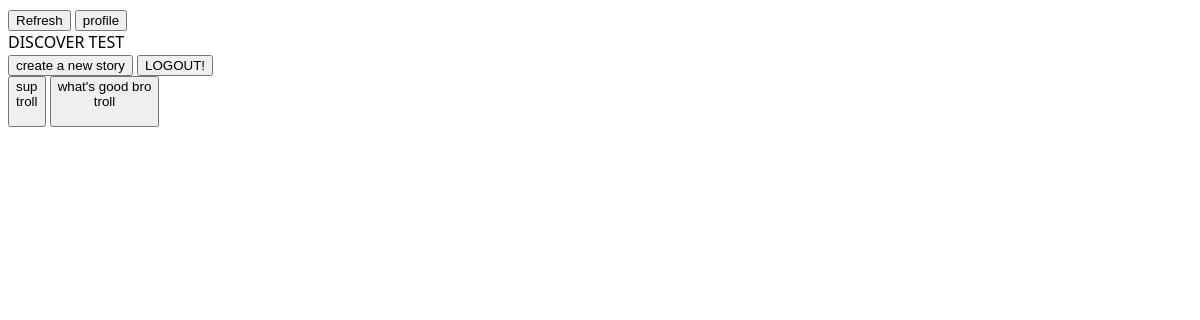
Page / (signed in) on the earlier database version.
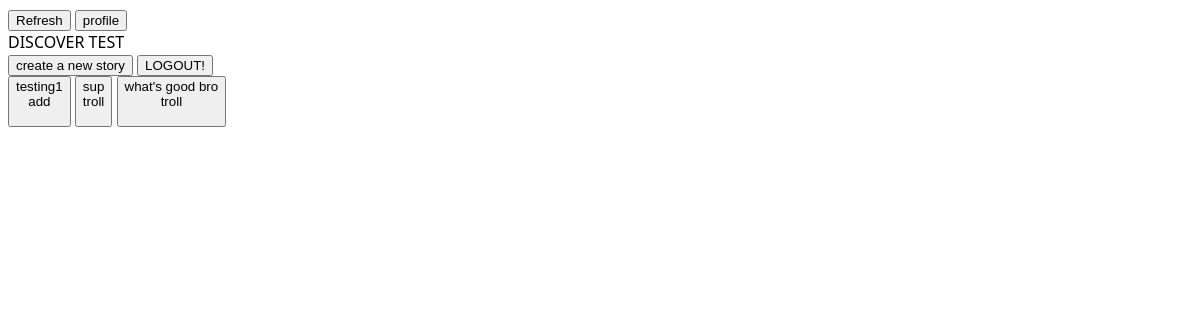
Same page on the later database version.
### tables this page shows
CREATE TABLE stories (id int, title text, creator text);

### __init__.py (the view)
@app.route('/')
def home():
    if 'username' in session:
        return render_template('discover.html', stories = get_stories()) # page with all the stories
    return render_template('index.html') # welcome page, has login button

### db.py (called while the page is built)
def db_connect():
    global db
    db = sqlite3.connect(DB_FILE)
    return db.cursor()

def db_close():
    db.commit()
    db.close()

def get_stories(): #randomly gets stories (for formatting cards in discover.html)
    c = db_connect()
    c.execute('SELECT * FROM stories')
    stories = c.fetchall()
    rand.shuffle(stories)
    db_close()
    return stories

### templates/discover.html (shortened to what this page needs)
<!DOCTYPE html>
<html lang="en">
<head>
    <link rel="stylesheet" href="../static/css/style.css">
</head>
<body>
    <form>
        <button formaction="/">Refresh</button>
        <button formaction="/profile">profile</button>
    </form>
    DISCOVER TEST
    <form>
        <button formaction="/add">create a new story</button>
        <button formaction="/logout" method="POST">LOGOUT!</button>
        <br>
    </form>
    <form action='/story' class="story-cards" method="POST">
        {% for story in stories %}
        <button type="submit" name="{{story[0]}}" class="card">
            <div class="title">{{story[1]}}</div>
            <div class="creator">{{story[2]}}</div>
            <br>
        </button>
        {% endfor %}
    </form>
</body>
</html>

### static/css/style.css (style rules this page uses)
body, html { font-family: 'Segoe UI', Tahoma, Geneva, Verdana, sans-serif; }

Differences in the rows shown:
added stories: title "testing1", creator "add"
